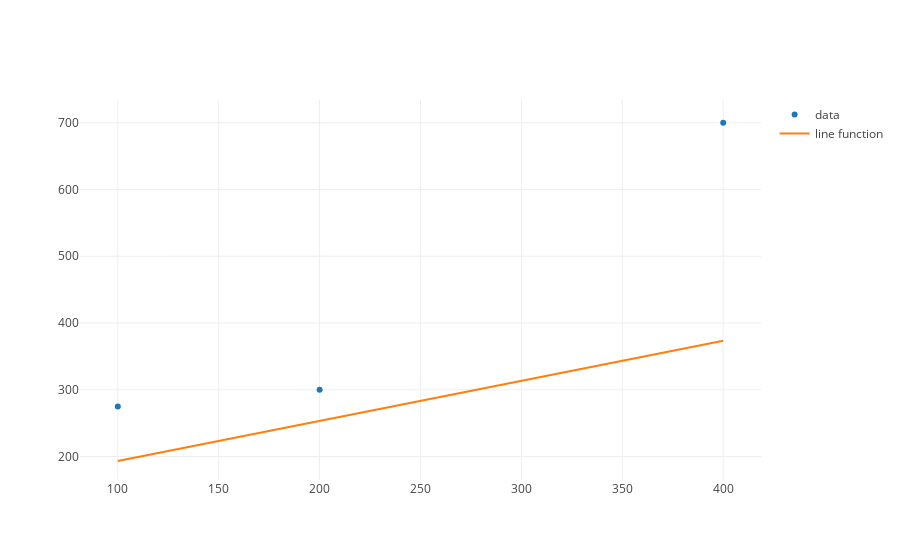

This figure's notebook cell:
### Code cell
from plotly.offline import iplot, init_notebook_mode
from graph import plot, m_b_trace
import plotly.graph_objs as go

init_notebook_mode(connected=True)

from graph import trace_values, plot

data_trace = trace_values(budgets, revenues)
regression_trace = m_b_trace(.6, 133.33, budgets)
plot([data_trace, regression_trace])

### Figure 1 — Plotly figure (JSON) as saved in the notebook; plotly's stock layout.template omitted (floating-point values rounded to 4 significant figures)
{"data": [{"mode": "markers", "name": "data", "text": [], "type": "scatter", "uid": "54932e9c-8357-11e9-81b8-116be6612965", "x": [100, 200, 400], "y": [275, 300, 700]}, {"mode": "lines", "name": "line function", "type": "scatter", "uid": "54932ffa-8357-11e9-81b8-116be6612965", "x": [100, 200, 400], "y": [193.3, 253.3, 373.3]}], "layout": {}}
